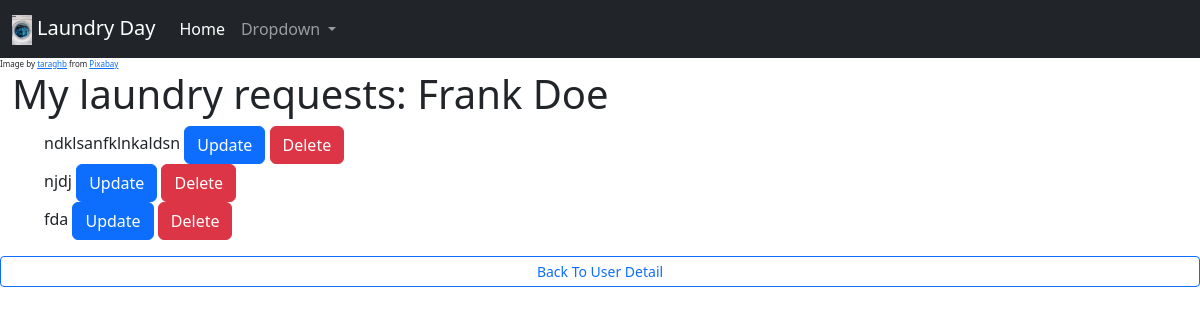
Page /user/4/laundryrequestdetail on the earlier database version.
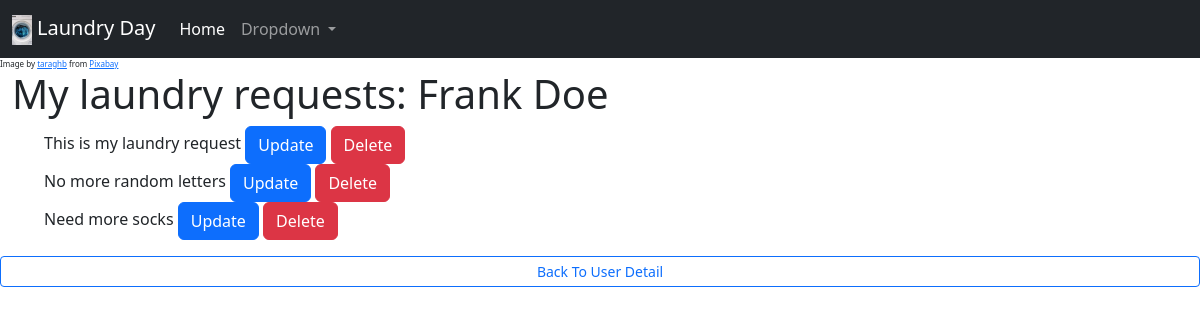
Same page on the later database version.
### laundry_day/models.py (models this page shows, shortened)
class LaundryRequests(models.Model):
    to_user = models.ForeignKey(User, on_delete=models.CASCADE, related_name='to_user')
    from_user = models.ForeignKey(User, on_delete=models.CASCADE, related_name='from_user')
    message = models.CharField(max_length=5000)

### laundry_day/views.py (the view)
# urls.py: path('user/<int:from_user_id>/laundryrequestdetail', views.laundry_request_detail, name='laundry_request_detail'),
def laundry_request_detail(request, from_user_id):
    from_user = User.objects.get(id=from_user_id)
    laundry_request = LaundryRequests.objects.filter(from_user=from_user)
    context = {
        'from_user': from_user,
        'laundry_request': laundry_request,
    }
    return render(request, 'laundry_day/laundry_request_detail.html', context)

### laundry_day/templates/laundry_day/laundry_request_detail.html
{% extends 'laundry_day/base_template.html' %}
{% block content %}
  <div class="container-fluid">
    <div class="row">
      <h1>My laundry requests: {{ from_user.name }}</h1>
      <div class="col-md-6">
        <ul>
          {% for request in laundry_request %}
            <li class="list-group-item">{{ request.message }}
                <a class = "btn btn-primary" href = "{%url 'update_laundry_request' from_user.id request.id%}">Update</a>
                <a class = "btn btn-danger" href="{%url 'delete_laundry_request' request.id%}">Delete</a>
            </li>
          {% endfor %}
        </ul>
      </div>
      <a class="btn btn-outline-primary btn-sm" href="{% url 'user_detail' from_user.id %}">Back To User Detail</a>
    </div>
  </div>
{% endblock %}

Differences in the rows shown:
changed LaundryRequests: message "ndklsanfklnkaldsn" → "This is my laundry request"
changed LaundryRequests: message "njdj" → "No more random letters"
changed LaundryRequests: message "fda" → "Need more socks"
